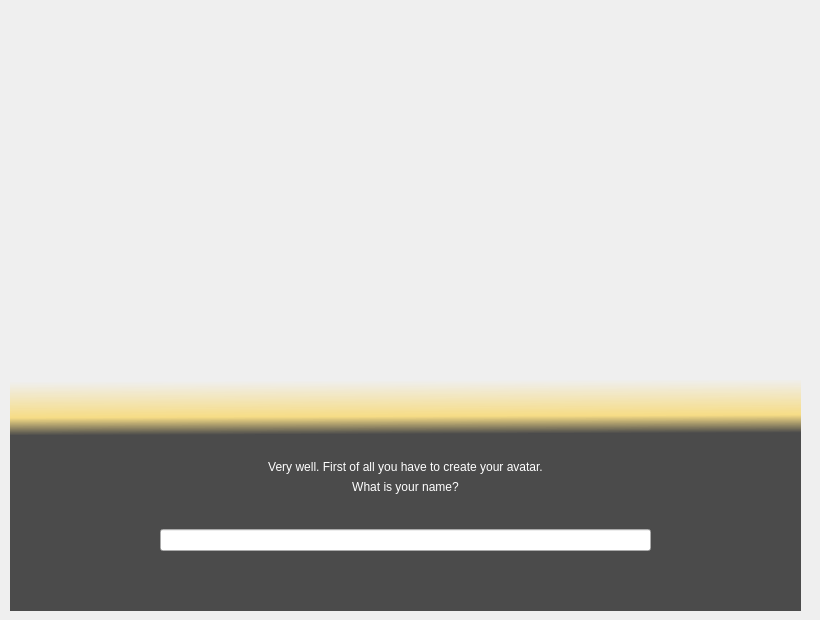
    <widget class="QWidget" name="yn">
     <widget class="QLabel" name="label_4">
      <property name="geometry">
       <rect>
        <x>10</x>
        <y>0</y>
        <width>801</width>
        <height>591</height>
       </rect>
      </property>
      <property name="styleSheet">
       <string notr="true">background-image: url(:/images/yn.gif)</string>
      </property>
      <property name="text">
       <string/>
      </property>
     </widget>
     <widget class="QWidget" name="widget_2" native="true">
      <property name="geometry">
       <rect>
        <x>10</x>
        <y>380</y>
        <width>791</width>
        <height>231</height>
       </rect>
      </property>
      <property name="styleSheet">
       <string notr="true">background:qlineargradient(spread:pad, x1:0.49291, y1:0, x2:0.499, y2:0.461091, stop:0 rgba(182, 182, 182, 0), stop:0.341232 rgba(255, 198, 8, 116), stop:0.507109 rgba(43, 43, 43, 213))</string>
      </property>
     </widget>
     <widget class="QWidget" name="verticalLayoutWidget">
      <property name="geometry">
       <rect>
        <x>10</x>
        <y>460</y>
        <width>791</width>
        <height>121</height>
       </rect>
      </property>
      <layout class="QVBoxLayout" name="verticalLayout_5">
       <item>
        <widget class="QLabel" name="firstPageLabel1_3">
         <property name="text">
          <string>&lt;html&gt;&lt;head/&gt;&lt;body&gt;&lt;p&gt;&lt;span style=&quot; color:#ffffff;&quot;&gt;Very well. First of all you have to create your avatar.&lt;/span&gt;&lt;/p&gt;&lt;/body&gt;&lt;/html&gt;</string>
         </property>
         <property name="alignment">
          <set>Qt::AlignmentFlag::AlignCenter</set>
         </property>
        </widget>
       </item>
       <item>
        <widget class="QLabel" name="firstPageLabel1_4">
         <property name="text">
          <string>&lt;html&gt;&lt;head/&gt;&lt;body&gt;&lt;p&gt;&lt;span style=&quot; color:#ffffff;&quot;&gt;What is your name?&lt;/span&gt;&lt;/p&gt;&lt;/body&gt;&lt;/html&gt;</string>
         </property>
         <property name="alignment">
          <set>Qt::AlignmentFlag::AlignCenter</set>
         </property>
        </widget>
       </item>
       <item>
        <layout class="QHBoxLayout" name="horizontalLayout_4">
         <item>
          <spacer name="verticalSpacer_3">
           <property name="orientation">
            <enum>Qt::Orientation::Vertical</enum>
           </property>
           <property name="sizeHint" stdset="0">
            <size>
             <width>150</width>
             <height>40</height>
            </size>
           </property>
          </spacer>
         </item>
         <item>
          <widget class="QLineEdit" name="lineEdit_2">
           <property name="text">
            <string/>
           </property>
          </widget>
         </item>
         <item>
          <spacer name="verticalSpacer_4">
           <property name="orientation">
            <enum>Qt::Orientation::Vertical</enum>
           </property>
           <property name="sizeHint" stdset="0">
            <size>
             <width>150</width>
             <height>40</height>
            </size>
           </property>
          </spacer>
         </item>
        </layout>
       </item>
      </layout>
     </widget>
    </widget>
